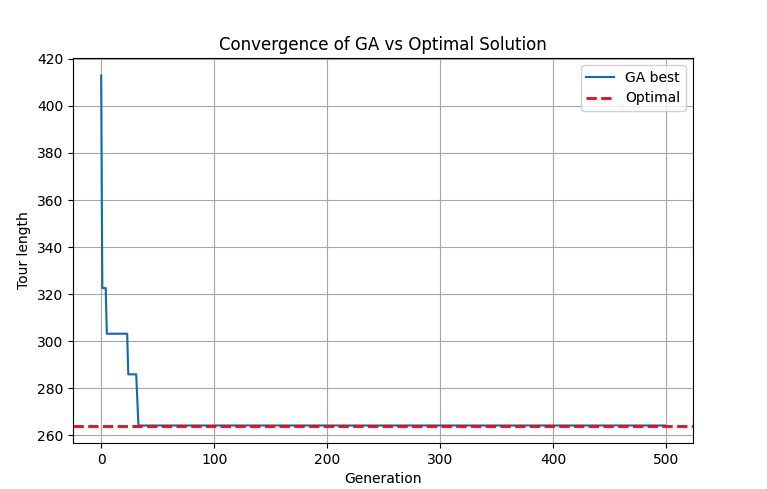

Source code (Python):
import random
import math
import itertools
import matplotlib.pyplot as plt

# ============================================
#         GA CHUẨN (PERMUTATION GA)
#         GIẢI BÀI TOÁN TSP
# ============================================

class TSP_GA:
    def __init__(self, coords, pop_size=60, generations=500,
                 pc=0.9, pm=0.1, tournament_size=3):
        self.coords = coords
        self.n_cities = len(coords)
        self.pop_size = pop_size
        self.generations = generations
        self.pc = pc
        self.pm = pm
        self.tournament_size = tournament_size
        self.dist = self._build_distance_matrix()

    # ------------------------------------------
    # TẠO MA TRẬN KHOẢNG CÁCH
    # ------------------------------------------
    def _build_distance_matrix(self):
        n = self.n_cities
        dist = [[0.0] * n for _ in range(n)]
        for i in range(n):
            for j in range(n):
                x1, y1 = self.coords[i]
                x2, y2 = self.coords[j]
                dist[i][j] = math.sqrt((x1 - x2) ** 2 + (y1 - y2) ** 2)
        return dist

    # ------------------------------------------
    # QUẦN THỂ BAN ĐẦU (hoán vị)
    # ------------------------------------------
    def _random_individual(self):
        ind = list(range(self.n_cities))
        random.shuffle(ind)
        return ind

    # ------------------------------------------
    # TÍNH ĐỘ DÀI TOUR
    # ------------------------------------------
    def _tour_length(self, tour):
        total = 0.0
        n = len(tour)
        for i in range(n):
            a = tour[i]
            b = tour[(i + 1) % n]  # quay lại điểm đầu
            total += self.dist[a][b]
        return total

    # FITNESS = 1 / length
    def _fitness(self, ind):
        return 1.0 / self._tour_length(ind)

    # ------------------------------------------
    # TOURNAMENT SELECTION
    # ------------------------------------------
    def _tournament_selection(self, population, fitnesses):
        best_idx = None
        for _ in range(self.tournament_size):
            idx = random.randrange(len(population))
            if (best_idx is None) or (fitnesses[idx] > fitnesses[best_idx]):
                best_idx = idx
        return population[best_idx][:]

    # ------------------------------------------
    # ORDER CROSSOVER (OX)
    # ------------------------------------------
    def _crossover_OX(self, p1, p2):
        n = len(p1)
        c1 = [-1] * n
        c2 = [-1] * n

        a, b = sorted(random.sample(range(n), 2))

        c1[a:b] = p1[a:b]
        c2[a:b] = p2[a:b]

        def fill(child, parent):
            pos = b
            for city in parent:
                if city not in child:
                    if pos >= n:
                        pos = 0
                    child[pos] = city
                    pos += 1

        fill(c1, p2)
        fill(c2, p1)

        return c1, c2

    # ------------------------------------------
    # SWAP MUTATION
    # ------------------------------------------
    def _mutate_swap(self, ind):
        if random.random() < self.pm:
            i, j = random.sample(range(len(ind)), 2)
            ind[i], ind[j] = ind[j], ind[i]
        return ind

    # ------------------------------------------
    # TÍNH NGHIỆM ĐÚNG (BRUTE FORCE)
    # ------------------------------------------
    def compute_optimal_solution(self):
        print("Đang brute-force nghiệm đúng... có thể mất vài giây.")
        cities = list(range(self.n_cities))
        best_length = float('inf')
        best_tour = None

        for perm in itertools.permutations(cities):
            length = self._tour_length(perm)
            if length < best_length:
                best_length = length
                best_tour = perm

        print(">>> Giá trị đúng (optimal):", best_length)
        return best_length, best_tour

    # ------------------------------------------
    # CHẠY THUẬT TOÁN GA + VẼ SO SÁNH OPTIMAL
    # ------------------------------------------
    def run(self, verbose=True, compare_optimal=True):
        # ---- Tính nghiệm đúng ----
        if compare_optimal:
            optimal_value, optimal_tour = self.compute_optimal_solution()
        else:
            optimal_value = None

        population = [self._random_individual() for _ in range(self.pop_size)]

        best_ind = None
        best_length = float('inf')
        convergence = []

        for gen in range(self.generations):
            fitnesses = [self._fitness(ind) for ind in population]

            for ind in population:
                length = self._tour_length(ind)
                if length < best_length:
                    best_length = length
                    best_ind = ind[:]

            convergence.append(best_length)

            if verbose and gen % 50 == 0:
                print(f"Generation {gen}: best length = {best_length:.4f}")

            new_pop = []
            while len(new_pop) < self.pop_size:
                p1 = self._tournament_selection(population, fitnesses)
                p2 = self._tournament_selection(population, fitnesses)

                if random.random() < self.pc:
                    c1, c2 = self._crossover_OX(p1, p2)
                else:
                    c1, c2 = p1[:], p2[:]

                new_pop.append(self._mutate_swap(c1))
                if len(new_pop) < self.pop_size:
                    new_pop.append(self._mutate_swap(c2))

            population = new_pop

        # -------- KẾT QUẢ --------
        print("===== KẾT QUẢ GA =====")
        print("Best GA tour:", best_ind)
        print("GA Best length:", best_length)

        # ---- VẼ SO SÁNH ----
        plt.figure(figsize=(8, 5))
        plt.plot(convergence, label="GA best")
        if compare_optimal:
            plt.axhline(optimal_value, linestyle='--', label="Optimal", linewidth=2, color='red')
        plt.xlabel("Generation")
        plt.ylabel("Tour length")
        plt.title("Convergence of GA vs Optimal Solution")
        plt.grid(True)
        plt.legend()
        plt.show()

        return best_ind, best_length


# ------------------------------------------
# MAIN
# ------------------------------------------
if __name__ == "__main__":
    random.seed(42)
    n_cities = 10
    coords = [(random.uniform(0, 100), random.uniform(0, 100)) for _ in range(n_cities)]

    ga = TSP_GA(coords,
                pop_size=60,
                generations=500,
                pc=0.9,
                pm=0.1,
                tournament_size=3)

    best_tour, best_length = ga.run(verbose=True, compare_optimal=True)
